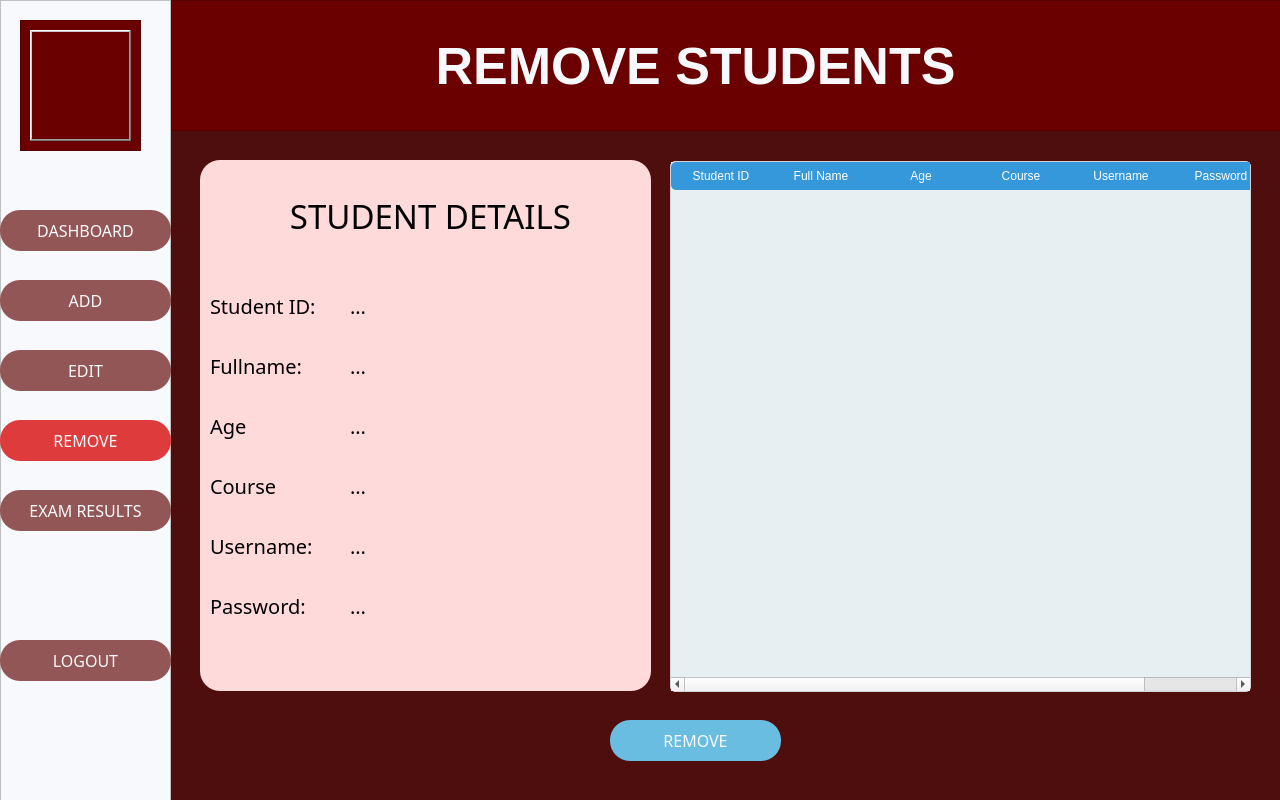
<?xml version="1.0" encoding="UTF-8"?>
<ui version="4.0">
 <class>AdminRemove</class>
 <widget class="QMainWindow" name="AdminRemove">
  <property name="geometry">
   <rect>
    <x>0</x>
    <y>0</y>
    <width>1280</width>
    <height>800</height>
   </rect>
  </property>
  <property name="minimumSize">
   <size>
    <width>1280</width>
    <height>800</height>
   </size>
  </property>
  <property name="maximumSize">
   <size>
    <width>1280</width>
    <height>800</height>
   </size>
  </property>
  <property name="windowTitle">
   <string>MainWindow</string>
  </property>
  <widget class="QWidget" name="centralwidget">
   <property name="styleSheet">
    <string notr="true">QWidget#centralwidget {
	background-color: #4F0E0E;
}</string>
   </property>
   <widget class="QFrame" name="frame1">
    <property name="geometry">
     <rect>
      <x>170</x>
      <y>0</y>
      <width>1111</width>
      <height>131</height>
     </rect>
    </property>
    <property name="styleSheet">
     <string notr="true">QWidget#frame1 {
	background-color: #6A0000;
}</string>
    </property>
    <property name="frameShape">
     <enum>QFrame::StyledPanel</enum>
    </property>
    <property name="frameShadow">
     <enum>QFrame::Raised</enum>
    </property>
    <widget class="QLabel" name="label">
     <property name="geometry">
      <rect>
       <x>170</x>
       <y>30</y>
       <width>711</width>
       <height>71</height>
      </rect>
     </property>
     <property name="font">
      <font>
       <pointsize>39</pointsize>
       <bold>true</bold>
      </font>
     </property>
     <property name="styleSheet">
      <string notr="true">QLabel {
	color: #F8F9FC
}</string>
     </property>
     <property name="text">
      <string>REMOVE STUDENTS</string>
     </property>
     <property name="alignment">
      <set>Qt::AlignCenter</set>
     </property>
    </widget>
   </widget>
   <widget class="QFrame" name="frame2">
    <property name="geometry">
     <rect>
      <x>0</x>
      <y>0</y>
      <width>171</width>
      <height>801</height>
     </rect>
    </property>
    <property name="styleSheet">
     <string notr="true">QWidget#frame2 {
	background-color: #F8F9FC;
}</string>
    </property>
    <property name="frameShape">
     <enum>QFrame::StyledPanel</enum>
    </property>
    <property name="frameShadow">
     <enum>QFrame::Raised</enum>
    </property>
    <widget class="QPushButton" name="dashboardButton">
     <property name="geometry">
      <rect>
       <x>0</x>
       <y>210</y>
       <width>171</width>
       <height>41</height>
      </rect>
     </property>
     <property name="font">
      <font>
       <family>Century Gothic</family>
       <pointsize>-1</pointsize>
      </font>
     </property>
     <property name="styleSheet">
      <string notr="true">QPushButton {
    background-color: #935656;
    border: none;
    color: #F8F9FC;
    padding: 10px 20px;
    border-radius: 20px;
    font-size: 16px;
}

QPushButton:hover {
    background-color: #DE3C3C;
	color: white;
}</string>
     </property>
     <property name="text">
      <string>DASHBOARD</string>
     </property>
     <property name="autoDefault">
      <bool>false</bool>
     </property>
     <property name="default">
      <bool>false</bool>
     </property>
     <property name="flat">
      <bool>false</bool>
     </property>
    </widget>
    <widget class="QPushButton" name="addButton">
     <property name="geometry">
      <rect>
       <x>0</x>
       <y>280</y>
       <width>171</width>
       <height>41</height>
      </rect>
     </property>
     <property name="font">
      <font>
       <family>Century Gothic</family>
       <pointsize>-1</pointsize>
      </font>
     </property>
     <property name="styleSheet">
      <string notr="true">QPushButton {
    background-color: #935656;
    border: none;
    color: #F8F9FC;
    padding: 10px 20px;
    border-radius: 20px;
    font-size: 16px;
}

QPushButton:hover {
    background-color: #DE3C3C;
	color: white;
}</string>
     </property>
     <property name="text">
      <string>ADD</string>
     </property>
     <property name="autoDefault">
      <bool>false</bool>
     </property>
     <property name="default">
      <bool>false</bool>
     </property>
     <property name="flat">
      <bool>false</bool>
     </property>
    </widget>
    <widget class="QPushButton" name="editButton">
     <property name="geometry">
      <rect>
       <x>0</x>
       <y>350</y>
       <width>171</width>
       <height>41</height>
      </rect>
     </property>
     <property name="font">
      <font>
       <family>Century Gothic</family>
       <pointsize>-1</pointsize>
      </font>
     </property>
     <property name="styleSheet">
      <string notr="true">QPushButton {
    background-color: #935656;
    border: none;
    color: #F8F9FC;
    padding: 10px 20px;
    border-radius: 20px;
    font-size: 16px;
}

QPushButton:hover {
    background-color: #DE3C3C;
	color: white;
}</string>
     </property>
     <property name="text">
      <string>EDIT</string>
     </property>
     <property name="autoDefault">
      <bool>false</bool>
     </property>
     <property name="default">
      <bool>false</bool>
     </property>
     <property name="flat">
      <bool>false</bool>
     </property>
    </widget>
    <widget class="QPushButton" name="removeButton">
     <property name="geometry">
      <rect>
       <x>0</x>
       <y>420</y>
       <width>171</width>
       <height>41</height>
      </rect>
     </property>
     <property name="font">
      <font>
       <family>Century Gothic</family>
       <pointsize>-1</pointsize>
      </font>
     </property>
     <property name="styleSheet">
      <string notr="true">QPushButton {
    background-color: #DE3C3C;
    border: none;
    color: #F8F9FC;
    padding: 10px 20px;
    border-radius: 20px;
    font-size: 16px;
}

QPushButton:hover {
    background-color: #DE3C3C;
	color: white;
}</string>
     </property>
     <property name="text">
      <string>REMOVE</string>
     </property>
     <property name="autoDefault">
      <bool>false</bool>
     </property>
     <property name="default">
      <bool>false</bool>
     </property>
     <property name="flat">
      <bool>false</bool>
     </property>
    </widget>
    <widget class="QPushButton" name="logoutButton">
     <property name="geometry">
      <rect>
       <x>0</x>
       <y>640</y>
       <width>171</width>
       <height>41</height>
      </rect>
     </property>
     <property name="font">
      <font>
       <family>Century Gothic</family>
       <pointsize>-1</pointsize>
      </font>
     </property>
     <property name="styleSheet">
      <string notr="true">QPushButton {
    background-color: #935656;
    border: none;
    color: #F8F9FC;
    padding: 10px 20px;
    border-radius: 20px;
    font-size: 16px;
}

QPushButton:hover {
    background-color: #DE3C3C;
	color: white;
}</string>
     </property>
     <property name="text">
      <string>LOGOUT</string>
     </property>
     <property name="autoDefault">
      <bool>false</bool>
     </property>
     <property name="default">
      <bool>false</bool>
     </property>
     <property name="flat">
      <bool>false</bool>
     </property>
    </widget>
    <widget class="QFrame" name="frame">
     <property name="geometry">
      <rect>
       <x>20</x>
       <y>20</y>
       <width>121</width>
       <height>131</height>
      </rect>
     </property>
     <property name="styleSheet">
      <string notr="true">QWidget#frame {
	background-color: #6A0000;
}</string>
     </property>
     <property name="frameShape">
      <enum>QFrame::StyledPanel</enum>
     </property>
     <property name="frameShadow">
      <enum>QFrame::Raised</enum>
     </property>
     <widget class="QLabel" name="adminIcon">
      <property name="geometry">
       <rect>
        <x>10</x>
        <y>10</y>
        <width>101</width>
        <height>111</height>
       </rect>
      </property>
      <property name="frameShape">
       <enum>QFrame::WinPanel</enum>
      </property>
      <property name="frameShadow">
       <enum>QFrame::Raised</enum>
      </property>
      <property name="text">
       <string/>
      </property>
      <property name="pixmap">
       <pixmap>images/exam.png</pixmap>
      </property>
      <property name="scaledContents">
       <bool>true</bool>
      </property>
     </widget>
    </widget>
    <widget class="QPushButton" name="examResultsButton">
     <property name="geometry">
      <rect>
       <x>0</x>
       <y>490</y>
       <width>171</width>
       <height>41</height>
      </rect>
     </property>
     <property name="font">
      <font>
       <family>Century Gothic</family>
       <pointsize>-1</pointsize>
      </font>
     </property>
     <property name="styleSheet">
      <string notr="true">QPushButton {
    background-color: #935656;
    border: none;
    color: #F8F9FC;
    padding: 10px 20px;
    border-radius: 20px;
    font-size: 16px;
}

QPushButton:hover {
    background-color: #DE3C3C;
	color: white;
}</string>
     </property>
     <property name="text">
      <string>EXAM RESULTS</string>
     </property>
     <property name="autoDefault">
      <bool>false</bool>
     </property>
     <property name="default">
      <bool>false</bool>
     </property>
     <property name="flat">
      <bool>false</bool>
     </property>
    </widget>
   </widget>
   <widget class="QPushButton" name="removeFromDb">
    <property name="geometry">
     <rect>
      <x>610</x>
      <y>720</y>
      <width>171</width>
      <height>41</height>
     </rect>
    </property>
    <property name="font">
     <font>
      <family>Century Gothic</family>
      <pointsize>-1</pointsize>
     </font>
    </property>
    <property name="styleSheet">
     <string notr="true">QPushButton {
    background-color: #68BDE1;
    border: none;
    color: #F8F9FC;
    padding: 10px 20px;
    border-radius: 20px;
    font-size: 16px;
}

QPushButton:hover {
    background-color: #DE3C3C;
	color: white;
}</string>
    </property>
    <property name="text">
     <string>REMOVE</string>
    </property>
    <property name="autoDefault">
     <bool>false</bool>
    </property>
    <property name="default">
     <bool>false</bool>
    </property>
    <property name="flat">
     <bool>false</bool>
    </property>
   </widget>
   <widget class="QTableWidget" name="tableWidget">
    <property name="geometry">
     <rect>
      <x>670</x>
      <y>161</y>
      <width>581</width>
      <height>531</height>
     </rect>
    </property>
    <property name="styleSheet">
     <string notr="true">QTableWidget {
    background-color: #E7EFF3;
    border: 1px solid #d3d3d3;
    border-radius: 5px;
}

QTableWidget::item {
    padding: 5px;
}

QTableWidget::item:selected {
    background-color: #a3d2ca;
    color: #ffffff;
}

QTableWidget::item:hover {
    background-color: #e8f6f3;
}

QHeaderView::section {
    background-color: #3498db;
    color: #ffffff;
    padding: 5px;
    border: none;
}

QHeaderView::section:checked {
    background-color: #2ecc71;
}

QHeaderView::section:checked:disabled {
    background-color: #95a5a6;
}

QHeaderView::section::vertical::first {
    border-top-left-radius: 5px;
}

QHeaderView::section::vertical::last {
    border-top-right-radius: 5px;
}

QHeaderView::section::horizontal::first {
    border-top-left-radius: 5px;
    border-bottom-left-radius: 5px;
}

QHeaderView::section::horizontal::last {
    border-top-right-radius: 5px;
    border-bottom-right-radius: 5px;
}
</string>
    </property>
    <column>
     <property name="text">
      <string>Student ID</string>
     </property>
    </column>
    <column>
     <property name="text">
      <string>Full Name</string>
     </property>
    </column>
    <column>
     <property name="text">
      <string>Age</string>
     </property>
    </column>
    <column>
     <property name="text">
      <string>Course</string>
     </property>
    </column>
    <column>
     <property name="text">
      <string>Username</string>
     </property>
    </column>
    <column>
     <property name="text">
      <string>Password</string>
     </property>
    </column>
   </widget>
   <widget class="QFrame" name="frame_2">
    <property name="geometry">
     <rect>
      <x>200</x>
      <y>160</y>
      <width>451</width>
      <height>531</height>
     </rect>
    </property>
    <property name="styleSheet">
     <string notr="true">QFrame {
	background-color: #FFDADA;
	border-radius: 20px;
}</string>
    </property>
    <property name="frameShape">
     <enum>QFrame::StyledPanel</enum>
    </property>
    <property name="frameShadow">
     <enum>QFrame::Raised</enum>
    </property>
    <widget class="QLabel" name="label_2">
     <property name="geometry">
      <rect>
       <x>90</x>
       <y>30</y>
       <width>281</width>
       <height>51</height>
      </rect>
     </property>
     <property name="font">
      <font>
       <family>Century Gothic</family>
       <pointsize>25</pointsize>
      </font>
     </property>
     <property name="text">
      <string>STUDENT DETAILS</string>
     </property>
     <property name="alignment">
      <set>Qt::AlignCenter</set>
     </property>
    </widget>
    <widget class="QLabel" name="label_3">
     <property name="geometry">
      <rect>
       <x>10</x>
       <y>120</y>
       <width>141</width>
       <height>51</height>
      </rect>
     </property>
     <property name="font">
      <font>
       <family>Century Gothic</family>
       <pointsize>15</pointsize>
      </font>
     </property>
     <property name="text">
      <string>Student ID:</string>
     </property>
     <property name="alignment">
      <set>Qt::AlignLeading|Qt::AlignLeft|Qt::AlignVCenter</set>
     </property>
    </widget>
    <widget class="QLabel" name="label_4">
     <property name="geometry">
      <rect>
       <x>10</x>
       <y>180</y>
       <width>141</width>
       <height>51</height>
      </rect>
     </property>
     <property name="font">
      <font>
       <family>Century Gothic</family>
       <pointsize>15</pointsize>
      </font>
     </property>
     <property name="text">
      <string>Fullname:</string>
     </property>
     <property name="alignment">
      <set>Qt::AlignLeading|Qt::AlignLeft|Qt::AlignVCenter</set>
     </property>
    </widget>
    <widget class="QLabel" name="label_5">
     <property name="geometry">
      <rect>
       <x>10</x>
       <y>360</y>
       <width>141</width>
       <height>51</height>
      </rect>
     </property>
     <property name="font">
      <font>
       <family>Century Gothic</family>
       <pointsize>15</pointsize>
      </font>
     </property>
     <property name="text">
      <string>Username:</string>
     </property>
     <property name="alignment">
      <set>Qt::AlignLeading|Qt::AlignLeft|Qt::AlignVCenter</set>
     </property>
    </widget>
    <widget class="QLabel" name="label_6">
     <property name="geometry">
      <rect>
       <x>10</x>
       <y>420</y>
       <width>141</width>
       <height>51</height>
      </rect>
     </property>
     <property name="font">
      <font>
       <family>Century Gothic</family>
       <pointsize>15</pointsize>
      </font>
     </property>
     <property name="text">
      <string>Password:</string>
     </property>
     <property name="alignment">
      <set>Qt::AlignLeading|Qt::AlignLeft|Qt::AlignVCenter</set>
     </property>
    </widget>
    <widget class="QLabel" name="label_7">
     <property name="geometry">
      <rect>
       <x>10</x>
       <y>240</y>
       <width>141</width>
       <height>51</height>
      </rect>
     </property>
     <property name="font">
      <font>
       <family>Century Gothic</family>
       <pointsize>15</pointsize>
      </font>
     </property>
     <property name="text">
      <string>Age</string>
     </property>
     <property name="alignment">
      <set>Qt::AlignLeading|Qt::AlignLeft|Qt::AlignVCenter</set>
     </property>
    </widget>
    <widget class="QLabel" name="label_8">
     <property name="geometry">
      <rect>
       <x>10</x>
       <y>300</y>
       <width>141</width>
       <height>51</height>
      </rect>
     </property>
     <property name="font">
      <font>
       <family>Century Gothic</family>
       <pointsize>15</pointsize>
      </font>
     </property>
     <property name="text">
      <string>Course</string>
     </property>
     <property name="alignment">
      <set>Qt::AlignLeading|Qt::AlignLeft|Qt::AlignVCenter</set>
     </property>
    </widget>
    <widget class="QLabel" name="studentIdLabel">
     <property name="geometry">
      <rect>
       <x>150</x>
       <y>120</y>
       <width>271</width>
       <height>51</height>
      </rect>
     </property>
     <property name="font">
      <font>
       <family>Century Gothic</family>
       <pointsize>15</pointsize>
      </font>
     </property>
     <property name="text">
      <string>...</string>
     </property>
     <property name="alignment">
      <set>Qt::AlignLeading|Qt::AlignLeft|Qt::AlignVCenter</set>
     </property>
    </widget>
    <widget class="QLabel" name="fullnameLabel">
     <property name="geometry">
      <rect>
       <x>150</x>
       <y>180</y>
       <width>271</width>
       <height>51</height>
      </rect>
     </property>
     <property name="font">
      <font>
       <family>Century Gothic</family>
       <pointsize>15</pointsize>
      </font>
     </property>
     <property name="text">
      <string>...</string>
     </property>
     <property name="alignment">
      <set>Qt::AlignLeading|Qt::AlignLeft|Qt::AlignVCenter</set>
     </property>
    </widget>
    <widget class="QLabel" name="ageLabel">
     <property name="geometry">
      <rect>
       <x>150</x>
       <y>240</y>
       <width>271</width>
       <height>51</height>
      </rect>
     </property>
     <property name="font">
      <font>
       <family>Century Gothic</family>
       <pointsize>15</pointsize>
      </font>
     </property>
     <property name="text">
      <string>...</string>
     </property>
     <property name="alignment">
      <set>Qt::AlignLeading|Qt::AlignLeft|Qt::AlignVCenter</set>
     </property>
    </widget>
    <widget class="QLabel" name="courseLabel">
     <property name="geometry">
      <rect>
       <x>150</x>
       <y>300</y>
       <width>271</width>
       <height>51</height>
      </rect>
     </property>
     <property name="font">
      <font>
       <family>Century Gothic</family>
       <pointsize>15</pointsize>
      </font>
     </property>
     <property name="text">
      <string>...</string>
     </property>
     <property name="alignment">
      <set>Qt::AlignLeading|Qt::AlignLeft|Qt::AlignVCenter</set>
     </property>
    </widget>
    <widget class="QLabel" name="usernameLabel">
     <property name="geometry">
      <rect>
       <x>150</x>
       <y>360</y>
       <width>271</width>
       <height>51</height>
      </rect>
     </property>
     <property name="font">
      <font>
       <family>Century Gothic</family>
       <pointsize>15</pointsize>
      </font>
     </property>
     <property name="text">
      <string>...</string>
     </property>
     <property name="alignment">
      <set>Qt::AlignLeading|Qt::AlignLeft|Qt::AlignVCenter</set>
     </property>
    </widget>
    <widget class="QLabel" name="passwordLabel">
     <property name="geometry">
      <rect>
       <x>150</x>
       <y>420</y>
       <width>271</width>
       <height>51</height>
      </rect>
     </property>
     <property name="font">
      <font>
       <family>Century Gothic</family>
       <pointsize>15</pointsize>
      </font>
     </property>
     <property name="text">
      <string>...</string>
     </property>
     <property name="alignment">
      <set>Qt::AlignLeading|Qt::AlignLeft|Qt::AlignVCenter</set>
     </property>
    </widget>
   </widget>
  </widget>
 </widget>
 <resources/>
 <connections/>
</ui>
